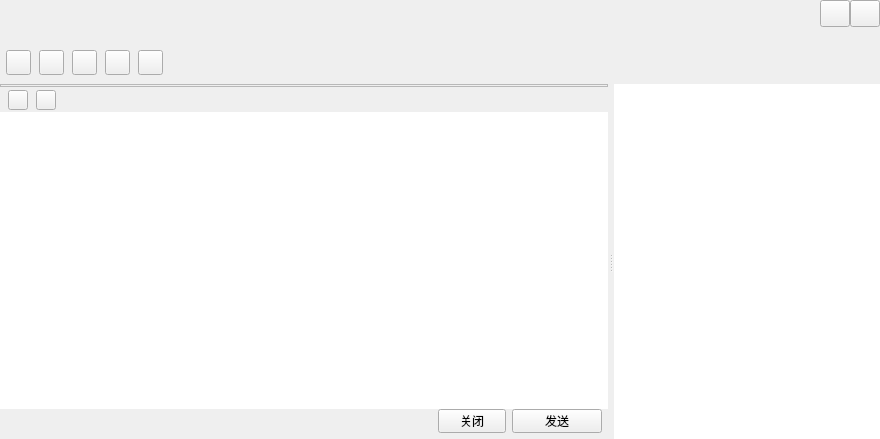
<?xml version="1.0" encoding="UTF-8"?>
<ui version="4.0">
 <class>TalkWindow</class>
 <widget class="QWidget" name="TalkWindow">
  <property name="geometry">
   <rect>
    <x>0</x>
    <y>0</y>
    <width>880</width>
    <height>439</height>
   </rect>
  </property>
  <property name="windowTitle">
   <string>TalkWindow</string>
  </property>
  <property name="titleskin" stdset="0">
   <bool>true</bool>
  </property>
  <layout class="QVBoxLayout" name="verticalLayout_7">
   <property name="spacing">
    <number>0</number>
   </property>
   <property name="leftMargin">
    <number>0</number>
   </property>
   <property name="topMargin">
    <number>0</number>
   </property>
   <property name="rightMargin">
    <number>0</number>
   </property>
   <property name="bottomMargin">
    <number>0</number>
   </property>
   <item>
    <widget class="QWidget" name="titleWidget" native="true">
     <property name="sizePolicy">
      <sizepolicy hsizetype="Expanding" vsizetype="Fixed">
       <horstretch>0</horstretch>
       <verstretch>0</verstretch>
      </sizepolicy>
     </property>
     <property name="minimumSize">
      <size>
       <width>0</width>
       <height>84</height>
      </size>
     </property>
     <property name="maximumSize">
      <size>
       <width>16777215</width>
       <height>84</height>
      </size>
     </property>
     <property name="bottomskin" stdset="0">
      <bool>true</bool>
     </property>
     <layout class="QVBoxLayout" name="verticalLayout">
      <property name="spacing">
       <number>0</number>
      </property>
      <property name="leftMargin">
       <number>6</number>
      </property>
      <property name="topMargin">
       <number>0</number>
      </property>
      <property name="rightMargin">
       <number>0</number>
      </property>
      <property name="bottomMargin">
       <number>0</number>
      </property>
      <item>
       <layout class="QHBoxLayout" name="horizontalLayout">
        <property name="spacing">
         <number>0</number>
        </property>
        <item>
         <widget class="QLabel" name="nameLabel">
          <property name="sizePolicy">
           <sizepolicy hsizetype="Expanding" vsizetype="Fixed">
            <horstretch>0</horstretch>
            <verstretch>0</verstretch>
           </sizepolicy>
          </property>
          <property name="minimumSize">
           <size>
            <width>0</width>
            <height>27</height>
           </size>
          </property>
          <property name="maximumSize">
           <size>
            <width>16777215</width>
            <height>27</height>
           </size>
          </property>
          <property name="text">
           <string/>
          </property>
         </widget>
        </item>
        <item>
         <widget class="QPushButton" name="sysmin">
          <property name="sizePolicy">
           <sizepolicy hsizetype="Fixed" vsizetype="Fixed">
            <horstretch>0</horstretch>
            <verstretch>0</verstretch>
           </sizepolicy>
          </property>
          <property name="minimumSize">
           <size>
            <width>30</width>
            <height>27</height>
           </size>
          </property>
          <property name="maximumSize">
           <size>
            <width>30</width>
            <height>27</height>
           </size>
          </property>
          <property name="text">
           <string/>
          </property>
         </widget>
        </item>
        <item>
         <widget class="QPushButton" name="sysclose">
          <property name="sizePolicy">
           <sizepolicy hsizetype="Fixed" vsizetype="Fixed">
            <horstretch>0</horstretch>
            <verstretch>0</verstretch>
           </sizepolicy>
          </property>
          <property name="minimumSize">
           <size>
            <width>30</width>
            <height>27</height>
           </size>
          </property>
          <property name="maximumSize">
           <size>
            <width>30</width>
            <height>27</height>
           </size>
          </property>
          <property name="text">
           <string/>
          </property>
         </widget>
        </item>
       </layout>
      </item>
      <item>
       <widget class="QLabel" name="signLabel">
        <property name="text">
         <string/>
        </property>
       </widget>
      </item>
      <item>
       <widget class="QWidget" name="funWidget" native="true">
        <property name="sizePolicy">
         <sizepolicy hsizetype="Expanding" vsizetype="Expanding">
          <horstretch>0</horstretch>
          <verstretch>0</verstretch>
         </sizepolicy>
        </property>
        <layout class="QHBoxLayout" name="horizontalLayout_2">
         <property name="spacing">
          <number>8</number>
         </property>
         <property name="leftMargin">
          <number>0</number>
         </property>
         <property name="topMargin">
          <number>0</number>
         </property>
         <property name="rightMargin">
          <number>6</number>
         </property>
         <property name="bottomMargin">
          <number>0</number>
         </property>
         <item>
          <widget class="QPushButton" name="addtoolbtn">
           <property name="sizePolicy">
            <sizepolicy hsizetype="Fixed" vsizetype="Fixed">
             <horstretch>0</horstretch>
             <verstretch>0</verstretch>
            </sizepolicy>
           </property>
           <property name="minimumSize">
            <size>
             <width>25</width>
             <height>25</height>
            </size>
           </property>
           <property name="maximumSize">
            <size>
             <width>25</width>
             <height>25</height>
            </size>
           </property>
           <property name="text">
            <string/>
           </property>
          </widget>
         </item>
         <item>
          <widget class="QPushButton" name="addhumanBtn">
           <property name="sizePolicy">
            <sizepolicy hsizetype="Fixed" vsizetype="Fixed">
             <horstretch>0</horstretch>
             <verstretch>0</verstretch>
            </sizepolicy>
           </property>
           <property name="minimumSize">
            <size>
             <width>25</width>
             <height>25</height>
            </size>
           </property>
           <property name="maximumSize">
            <size>
             <width>25</width>
             <height>25</height>
            </size>
           </property>
           <property name="text">
            <string/>
           </property>
          </widget>
         </item>
         <item>
          <widget class="QPushButton" name="appBtn">
           <property name="sizePolicy">
            <sizepolicy hsizetype="Fixed" vsizetype="Fixed">
             <horstretch>0</horstretch>
             <verstretch>0</verstretch>
            </sizepolicy>
           </property>
           <property name="minimumSize">
            <size>
             <width>25</width>
             <height>25</height>
            </size>
           </property>
           <property name="maximumSize">
            <size>
             <width>25</width>
             <height>25</height>
            </size>
           </property>
           <property name="text">
            <string/>
           </property>
          </widget>
         </item>
         <item>
          <widget class="QPushButton" name="videoBtn">
           <property name="sizePolicy">
            <sizepolicy hsizetype="Fixed" vsizetype="Fixed">
             <horstretch>0</horstretch>
             <verstretch>0</verstretch>
            </sizepolicy>
           </property>
           <property name="minimumSize">
            <size>
             <width>25</width>
             <height>25</height>
            </size>
           </property>
           <property name="maximumSize">
            <size>
             <width>25</width>
             <height>25</height>
            </size>
           </property>
           <property name="text">
            <string/>
           </property>
          </widget>
         </item>
         <item>
          <widget class="QPushButton" name="toolsetBtn">
           <property name="sizePolicy">
            <sizepolicy hsizetype="Fixed" vsizetype="Fixed">
             <horstretch>0</horstretch>
             <verstretch>0</verstretch>
            </sizepolicy>
           </property>
           <property name="minimumSize">
            <size>
             <width>25</width>
             <height>25</height>
            </size>
           </property>
           <property name="maximumSize">
            <size>
             <width>25</width>
             <height>25</height>
            </size>
           </property>
           <property name="text">
            <string/>
           </property>
           <property name="hasborder" stdset="0">
            <bool>true</bool>
           </property>
          </widget>
         </item>
         <item>
          <spacer name="horizontalSpacer">
           <property name="orientation">
            <enum>Qt::Horizontal</enum>
           </property>
           <property name="sizeHint" stdset="0">
            <size>
             <width>700</width>
             <height>20</height>
            </size>
           </property>
          </spacer>
         </item>
        </layout>
       </widget>
      </item>
     </layout>
    </widget>
   </item>
   <item>
    <widget class="QSplitter" name="splitter">
     <property name="orientation">
      <enum>Qt::Horizontal</enum>
     </property>
     <property name="handleWidth">
      <number>6</number>
     </property>
     <property name="childrenCollapsible">
      <bool>false</bool>
     </property>
     <widget class="QSplitter" name="bodySplitter">
      <property name="orientation">
       <enum>Qt::Vertical</enum>
      </property>
      <property name="handleWidth">
       <number>1</number>
      </property>
      <property name="childrenCollapsible">
       <bool>false</bool>
      </property>
      <widget class="QWidget" name="bodyWidget" native="true">
       <property name="sizePolicy">
        <sizepolicy hsizetype="Expanding" vsizetype="Expanding">
         <horstretch>0</horstretch>
         <verstretch>0</verstretch>
        </sizepolicy>
       </property>
       <layout class="QVBoxLayout" name="verticalLayout_3">
        <property name="spacing">
         <number>0</number>
        </property>
        <property name="leftMargin">
         <number>0</number>
        </property>
        <property name="topMargin">
         <number>0</number>
        </property>
        <property name="rightMargin">
         <number>0</number>
        </property>
        <property name="bottomMargin">
         <number>0</number>
        </property>
        <item>
         <widget class="QFrame" name="frameWidget">
          <property name="sizePolicy">
           <sizepolicy hsizetype="Expanding" vsizetype="Expanding">
            <horstretch>0</horstretch>
            <verstretch>0</verstretch>
           </sizepolicy>
          </property>
          <property name="frameShape">
           <enum>QFrame::StyledPanel</enum>
          </property>
          <property name="frameShadow">
           <enum>QFrame::Raised</enum>
          </property>
          <layout class="QVBoxLayout" name="verticalLayout_2">
           <property name="spacing">
            <number>0</number>
           </property>
           <property name="leftMargin">
            <number>0</number>
           </property>
           <property name="topMargin">
            <number>0</number>
           </property>
           <property name="rightMargin">
            <number>0</number>
           </property>
           <property name="bottomMargin">
            <number>0</number>
           </property>
           <item>
            <widget class="MsgWebView" name="msgWidget" native="true"/>
           </item>
          </layout>
         </widget>
        </item>
       </layout>
      </widget>
      <widget class="QWidget" name="bottomWidget" native="true">
       <property name="sizePolicy">
        <sizepolicy hsizetype="Expanding" vsizetype="Expanding">
         <horstretch>0</horstretch>
         <verstretch>0</verstretch>
        </sizepolicy>
       </property>
       <layout class="QVBoxLayout" name="verticalLayout_4">
        <property name="spacing">
         <number>0</number>
        </property>
        <property name="leftMargin">
         <number>0</number>
        </property>
        <property name="topMargin">
         <number>0</number>
        </property>
        <property name="rightMargin">
         <number>0</number>
        </property>
        <property name="bottomMargin">
         <number>0</number>
        </property>
        <item>
         <widget class="QWidget" name="moduleWidget" native="true">
          <property name="sizePolicy">
           <sizepolicy hsizetype="Expanding" vsizetype="Fixed">
            <horstretch>0</horstretch>
            <verstretch>0</verstretch>
           </sizepolicy>
          </property>
          <property name="minimumSize">
           <size>
            <width>0</width>
            <height>24</height>
           </size>
          </property>
          <property name="maximumSize">
           <size>
            <width>16777215</width>
            <height>24</height>
           </size>
          </property>
          <layout class="QHBoxLayout" name="horizontalLayout_3">
           <property name="spacing">
            <number>8</number>
           </property>
           <property name="leftMargin">
            <number>8</number>
           </property>
           <property name="topMargin">
            <number>0</number>
           </property>
           <property name="rightMargin">
            <number>8</number>
           </property>
           <property name="bottomMargin">
            <number>0</number>
           </property>
           <item>
            <widget class="QPushButton" name="faceBtn">
             <property name="sizePolicy">
              <sizepolicy hsizetype="Fixed" vsizetype="Fixed">
               <horstretch>0</horstretch>
               <verstretch>0</verstretch>
              </sizepolicy>
             </property>
             <property name="minimumSize">
              <size>
               <width>20</width>
               <height>20</height>
              </size>
             </property>
             <property name="maximumSize">
              <size>
               <width>20</width>
               <height>20</height>
              </size>
             </property>
             <property name="text">
              <string/>
             </property>
            </widget>
           </item>
           <item>
            <widget class="QPushButton" name="fileopenBtn">
             <property name="sizePolicy">
              <sizepolicy hsizetype="Fixed" vsizetype="Fixed">
               <horstretch>0</horstretch>
               <verstretch>0</verstretch>
              </sizepolicy>
             </property>
             <property name="minimumSize">
              <size>
               <width>20</width>
               <height>20</height>
              </size>
             </property>
             <property name="maximumSize">
              <size>
               <width>20</width>
               <height>20</height>
              </size>
             </property>
             <property name="text">
              <string/>
             </property>
            </widget>
           </item>
           <item>
            <spacer name="horizontalSpacer_2">
             <property name="orientation">
              <enum>Qt::Horizontal</enum>
             </property>
             <property name="sizeHint" stdset="0">
              <size>
               <width>522</width>
               <height>20</height>
              </size>
             </property>
            </spacer>
           </item>
          </layout>
         </widget>
        </item>
        <item>
         <widget class="MsgTextEdit" name="textEdit">
          <property name="frameShape">
           <enum>QFrame::NoFrame</enum>
          </property>
         </widget>
        </item>
        <item>
         <layout class="QHBoxLayout" name="horizontalLayout_4">
          <property name="rightMargin">
           <number>6</number>
          </property>
          <property name="bottomMargin">
           <number>6</number>
          </property>
          <item>
           <spacer name="horizontalSpacer_3">
            <property name="orientation">
             <enum>Qt::Horizontal</enum>
            </property>
            <property name="sizeHint" stdset="0">
             <size>
              <width>398</width>
              <height>20</height>
             </size>
            </property>
           </spacer>
          </item>
          <item>
           <widget class="QToolButton" name="closeBtn">
            <property name="sizePolicy">
             <sizepolicy hsizetype="Fixed" vsizetype="Fixed">
              <horstretch>0</horstretch>
              <verstretch>0</verstretch>
             </sizepolicy>
            </property>
            <property name="minimumSize">
             <size>
              <width>68</width>
              <height>24</height>
             </size>
            </property>
            <property name="maximumSize">
             <size>
              <width>68</width>
              <height>24</height>
             </size>
            </property>
            <property name="text">
             <string>关闭</string>
            </property>
           </widget>
          </item>
          <item>
           <widget class="QToolButton" name="sendBtn">
            <property name="minimumSize">
             <size>
              <width>90</width>
              <height>24</height>
             </size>
            </property>
            <property name="maximumSize">
             <size>
              <width>90</width>
              <height>24</height>
             </size>
            </property>
            <property name="text">
             <string>发送</string>
            </property>
            <property name="titleskin" stdset="0">
             <bool>true</bool>
            </property>
           </widget>
          </item>
         </layout>
        </item>
       </layout>
      </widget>
     </widget>
     <widget class="QWidget" name="widget" native="true">
      <layout class="QVBoxLayout" name="verticalLayout_6">
       <property name="spacing">
        <number>0</number>
       </property>
       <property name="leftMargin">
        <number>0</number>
       </property>
       <property name="topMargin">
        <number>0</number>
       </property>
       <property name="rightMargin">
        <number>0</number>
       </property>
       <property name="bottomMargin">
        <number>0</number>
       </property>
       <item>
        <widget class="QScrollArea" name="scrollArea">
         <property name="frameShape">
          <enum>QFrame::NoFrame</enum>
         </property>
         <property name="widgetResizable">
          <bool>true</bool>
         </property>
         <widget class="QWidget" name="scrollAreaWidgetContents">
          <property name="geometry">
           <rect>
            <x>0</x>
            <y>0</y>
            <width>263</width>
            <height>355</height>
           </rect>
          </property>
          <layout class="QVBoxLayout" name="verticalLayout_5">
           <property name="spacing">
            <number>0</number>
           </property>
           <property name="leftMargin">
            <number>0</number>
           </property>
           <property name="topMargin">
            <number>0</number>
           </property>
           <property name="rightMargin">
            <number>0</number>
           </property>
           <property name="bottomMargin">
            <number>0</number>
           </property>
           <item>
            <widget class="QTreeWidget" name="treeWidget">
             <property name="frameShape">
              <enum>QFrame::NoFrame</enum>
             </property>
             <property name="editTriggers">
              <set>QAbstractItemView::AllEditTriggers</set>
             </property>
             <property name="indentation">
              <number>0</number>
             </property>
             <attribute name="headerVisible">
              <bool>false</bool>
             </attribute>
             <attribute name="headerShowSortIndicator" stdset="0">
              <bool>false</bool>
             </attribute>
             <column>
              <property name="text">
               <string notr="true">1</string>
              </property>
             </column>
            </widget>
           </item>
          </layout>
         </widget>
        </widget>
       </item>
      </layout>
     </widget>
    </widget>
   </item>
  </layout>
 </widget>
 <layoutdefault spacing="6" margin="11"/>
 <customwidgets>
  <customwidget>
   <class>MsgTextEdit</class>
   <extends>QTextEdit</extends>
   <header location="global">msgtextedit.h</header>
  </customwidget>
  <customwidget>
   <class>MsgWebView</class>
   <extends>QWidget</extends>
   <header location="global">msgwebview.h</header>
   <container>1</container>
  </customwidget>
 </customwidgets>
 <resources/>
 <connections/>
</ui>
